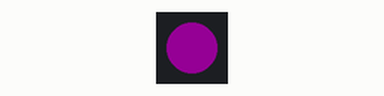
Bench run of a program on a simulated Seeed XIAO ESP32-S3. On the bench: 1 RGB LEDs in strip order, left to right. Dim RGB values are drawn brighter than linear; I2S audio is not simulated (input reads silence); what the program prints to the serial monitor is not drawn.

Above: at 2.1 s.
At 5.56 s:
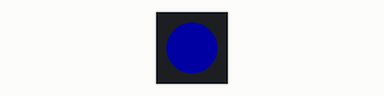
At 10.0 s:
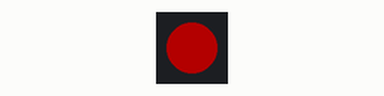
At 28.9 s:
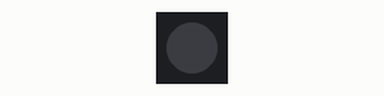
Timing chart, 0 to 37.5 s (numbered marks = the images above):
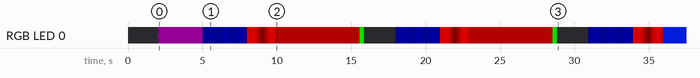

Measured:
- by itself, RGB LED 0: off → RGB(20, 0, 20) at 2.0 s, → RGB(0, 0, 11) 3.0 s later, → RGB(0, 0, 23) 0.20 s later, → RGB(0, 0, 35) 0.20 s later, … (135 changes in this stretch)

The program:

main.cpp
```cpp
/**
 * ESP32 Sample Recorder - Serial Mode
 *
 * Records audio and sends it over serial. Simple and reliable.
 *
 * Flow:
 *   1. Blue LED pulse = countdown (3 sec)
 *   2. Red LED = SPEAK NOW!
 *   3. Records for 2 seconds
 *   4. Sends audio over serial
 *   5. Green flash = done, repeat
 */

#include <Arduino.h>
#include <driver/i2s.h>
#include <Adafruit_NeoPixel.h>

// Hardware pins
#define PDM_CLK_PIN       42
#define PDM_DATA_PIN      41
#define LED_PIN           1
#define NUM_LEDS          1

// Audio config
#define SAMPLE_RATE       16000
#define RECORD_SECONDS    2.0f
#define RECORD_SAMPLES    ((int)(SAMPLE_RATE * RECORD_SECONDS))

// Timing
#define COUNTDOWN_SECONDS 3
#define PAUSE_BETWEEN_MS  2000

// I2S
#define I2S_PORT I2S_NUM_0

// LED Colors
#define COLOR_COUNTDOWN   0x000044  // Blue
#define COLOR_RECORDING   0xFF0000  // Red
#define COLOR_SENDING     0x0022FF  // Blue
#define COLOR_SUCCESS     0x00FF00  // Green
#define COLOR_WAITING     0x220022  // Purple

Adafruit_NeoPixel led(NUM_LEDS, LED_PIN, NEO_GRB + NEO_KHZ800);
int16_t* audioBuffer = nullptr;

void setLED(uint32_t color) {
    led.setPixelColor(0, color);
    led.show();
}

void flashLED(uint32_t color, int times, int delayMs) {
    for (int i = 0; i < times; i++) {
        setLED(color);
        delay(delayMs);
        setLED(0);
        delay(delayMs);
    }
}

void initI2S() {
    i2s_config_t i2s_config = {
        .mode = (i2s_mode_t)(I2S_MODE_MASTER | I2S_MODE_RX | I2S_MODE_PDM),
        .sample_rate = SAMPLE_RATE,
        .bits_per_sample = I2S_BITS_PER_SAMPLE_16BIT,
        .channel_format = I2S_CHANNEL_FMT_ONLY_LEFT,
        .communication_format = I2S_COMM_FORMAT_STAND_I2S,
        .intr_alloc_flags = ESP_INTR_FLAG_LEVEL1,
        .dma_buf_count = 8,
        .dma_buf_len = 1024,
        .use_apll = false,
        .tx_desc_auto_clear = false,
        .fixed_mclk = 0
    };

    i2s_pin_config_t pin_config = {
        .bck_io_num = I2S_PIN_NO_CHANGE,
        .ws_io_num = PDM_CLK_PIN,
        .data_out_num = I2S_PIN_NO_CHANGE,
        .data_in_num = PDM_DATA_PIN
    };

    i2s_driver_install(I2S_PORT, &i2s_config, 0, NULL);
    i2s_set_pin(I2S_PORT, &pin_config);
}

void countdownWithLED(int seconds) {
    for (int i = seconds; i > 0; i--) {
        Serial.printf("  %d...\n", i);

        // Pulsing blue
        for (int j = 0; j < 10; j++) {
            int brightness = (j < 5) ? (j * 10) : ((10 - j) * 10);
            led.setPixelColor(0, led.Color(0, 0, brightness + 20));
            led.show();
            delay(100);
        }
    }
}

void recordAudio() {
    Serial.println(">>> SPEAK NOW! <<<");
    setLED(COLOR_RECORDING);

    i2s_zero_dma_buffer(I2S_PORT);
    delay(50);

    size_t totalSamples = 0;
    size_t bytesRead = 0;
    unsigned long startTime = millis();

    while (totalSamples < RECORD_SAMPLES) {
        size_t samplesToRead = min((size_t)1024, (size_t)(RECORD_SAMPLES - totalSamples));

        i2s_read(I2S_PORT, audioBuffer + totalSamples,
                 samplesToRead * sizeof(int16_t), &bytesRead, portMAX_DELAY);

        totalSamples += bytesRead / sizeof(int16_t);

        // Breathing red LED
        float t = (millis() - startTime) / 200.0f;
        int brightness = 128 + (int)(127 * sin(t));
        led.setPixelColor(0, led.Color(brightness, 0, 0));
        led.show();
    }

    Serial.printf("Recorded %d samples\n", totalSamples);
}

void sendAudioSerial() {
    Serial.println("AUDIO_START");
    setLED(COLOR_SENDING);

    // Send as raw bytes (faster than text)
    Serial.write((uint8_t*)audioBuffer, RECORD_SAMPLES * sizeof(int16_t));

    Serial.println("\nAUDIO_END");
}

void setup() {
    Serial.begin(115200);
    delay(2000);

    Serial.println("\n========================================");
    Serial.println("  ESP32 Sample Recorder - Serial Mode");
    Serial.println("========================================\n");

    led.begin();
    led.setBrightness(150);
    setLED(COLOR_WAITING);

    audioBuffer = (int16_t*)ps_malloc(RECORD_SAMPLES * sizeof(int16_t));
    if (!audioBuffer) {
        Serial.println("ERROR: Failed to allocate buffer!");
        while(1) { flashLED(0xFF0000, 1, 500); }
    }
    Serial.printf("Buffer allocated: %d bytes\n", RECORD_SAMPLES * sizeof(int16_t));

    initI2S();
    Serial.println("Microphone ready");

    Serial.println("\nWatch the LED:");
    Serial.println("  BLUE pulse = Get ready");
    Serial.println("  RED = SPEAK NOW!");
    Serial.println("  GREEN flash = Done");
    Serial.println("\nStarting in 3 seconds...\n");

    delay(3000);
}

void loop() {
    // Auto-record loop - no waiting for commands

    // Countdown
    countdownWithLED(COUNTDOWN_SECONDS);

    // Record
    recordAudio();

    // Send over serial
    sendAudioSerial();

    // Success
    flashLED(COLOR_SUCCESS, 2, 100);

    delay(PAUSE_BETWEEN_MS);
}
```
